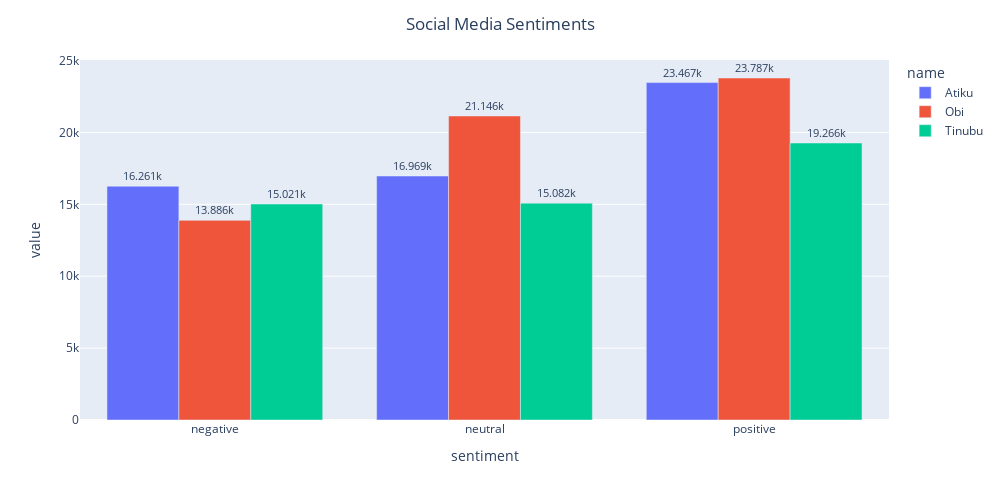

Notebook code for this chart:
### Code cell
sent_tab = pd.crosstab(name.name, name.sentiment).transpose()
fig = px.bar(sent_tab,barmode='group',text_auto=True)
fig.update_layout(width=1000,    height=500, title = 'Social Media Sentiments',title_x=0.5)
fig.update_traces(textposition='outside',textfont_size=11)
fig.show()

### Figure 1 — Plotly figure (JSON) as saved in the notebook; plotly's stock layout.template omitted (floating-point values rounded to 4 significant figures)
{"data": [{"alignmentgroup": "True", "hovertemplate": "name=Atiku<br>sentiment=%{x}<br>value=%{y}<extra></extra>", "legendgroup": "Atiku", "marker": {"color": "#636efa", "pattern": {"shape": ""}}, "name": "Atiku", "offsetgroup": "Atiku", "orientation": "v", "showlegend": true, "textfont": {"size": 11}, "textposition": "outside", "texttemplate": "%{y}", "type": "bar", "x": ["negative", "neutral", "positive"], "xaxis": "x", "y": [16261, 16969, 23467], "yaxis": "y"}, {"alignmentgroup": "True", "hovertemplate": "name=Obi<br>sentiment=%{x}<br>value=%{y}<extra></extra>", "legendgroup": "Obi", "marker": {"color": "#EF553B", "pattern": {"shape": ""}}, "name": "Obi", "offsetgroup": "Obi", "orientation": "v", "showlegend": true, "textfont": {"size": 11}, "textposition": "outside", "texttemplate": "%{y}", "type": "bar", "x": ["negative", "neutral", "positive"], "xaxis": "x", "y": [13886, 21146, 23787], "yaxis": "y"}, {"alignmentgroup": "True", "hovertemplate": "name=Tinubu<br>sentiment=%{x}<br>value=%{y}<extra></extra>", "legendgroup": "Tinubu", "marker": {"color": "#00cc96", "pattern": {"shape": ""}}, "name": "Tinubu", "offsetgroup": "Tinubu", "orientation": "v", "showlegend": true, "textfont": {"size": 11}, "textposition": "outside", "texttemplate": "%{y}", "type": "bar", "x": ["negative", "neutral", "positive"], "xaxis": "x", "y": [15021, 15082, 19266], "yaxis": "y"}], "layout": {"barmode": "group", "height": 500, "legend": {"title": {"text": "name"}, "tracegroupgap": 0}, "margin": {"t": 60}, "title": {"text": "Social Media Sentiments", "x": 0.5}, "width": 1000, "xaxis": {"anchor": "y", "domain": [0, 1], "title": {"text": "sentiment"}}, "yaxis": {"anchor": "x", "domain": [0, 1], "title": {"text": "value"}}}}
